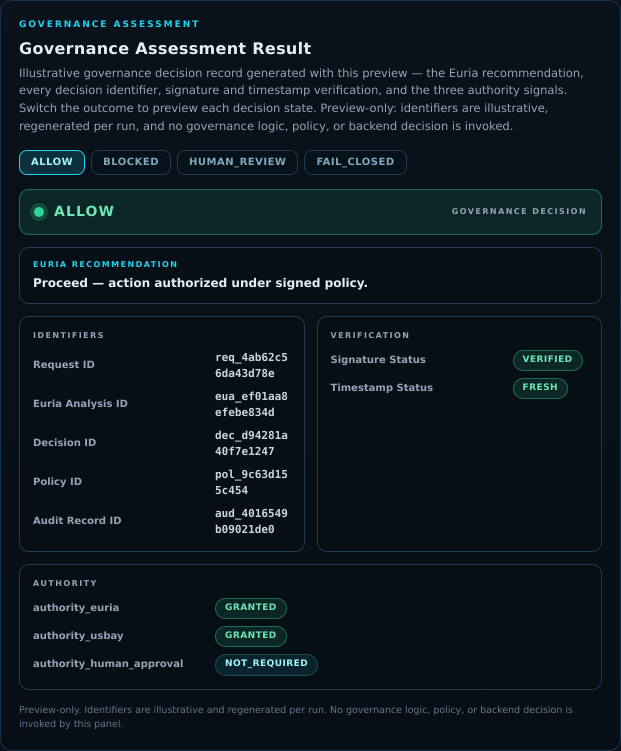
#> input picture evidence/journey_1_assessment.png, 1242 x 1502 px, found by its file name (shown at 1/2 size)
$ python _compose_journey.py
#> lines starting #> are read from the running program, lines starting #| are printed output that depends on the picture
import os
from PIL import Image, ImageDraw, ImageFont

OUT = "/home/runner/workspace/evidence"

STAGES = [
    ("journey_1_assessment.png", "1. ASSESSMENT", "Governance assessment result"),
    ("journey_2_license.png", "2. LICENSE", "Recommended license tier"),
    ("journey_3_pilot_wizard.png", "3. PILOT PLAN", "Governance pilot wizard"),
    ("journey_4_executive_report.png", "4. EXECUTIVE REPORT", "Executive governance report"),
    ("journey_5_pilot_request.png", "5. PILOT REQUEST", "Sealed, accountable requester"),
    ("journey_7_approved.png", "6. GOVERNANCE DECISION", "Approved \u2014 single threaded record"),
]

BG = (7, 12, 20)
PANEL = (12, 22, 36)
BORDER = (31, 58, 82)
CYAN = (34, 211, 238)
WHITE = (230, 237, 246)
GREY = (148, 163, 184)
ARROW = (45, 212, 191)

COL_W = 760          # rendered image width per stage
HEAD_H = 92          # header band per stage
GAP = 70             # gap (for arrow) between stages
PAD = 60             # outer padding
TITLE_H = 150


def font(sz, bold=True):
    try:
        return ImageFont.load_default(size=sz)
    except Exception:
        return ImageFont.load_default()


F_TITLE = font(46)
F_SUB = font(24, bold=False)
F_HEAD = font(30)
F_HSUB = font(20, bold=False)

# load + scale each stage image to COL_W
imgs = []
for fn, _, _ in STAGES:
    im = Image.open(os.path.join(OUT, fn)).convert("RGB")
#> im is the input picture: PIL image 1242x1502 RGB; mean R, G, B 13.5, 24.1, 31.7
    w, h = im.size
#> w = 1242; h = 1502
    nh = int(h * COL_W / w)
#> nh = 919
    imgs.append(im.resize((COL_W, nh), Image.LANCZOS))

col_total_h = max(HEAD_H + im.size[1] for im in imgs)
canvas_h = TITLE_H + col_total_h + PAD * 2
canvas_w = PAD * 2 + COL_W * len(imgs) + GAP * (len(imgs) - 1)

canvas = Image.new("RGB", (canvas_w, canvas_h), BG)
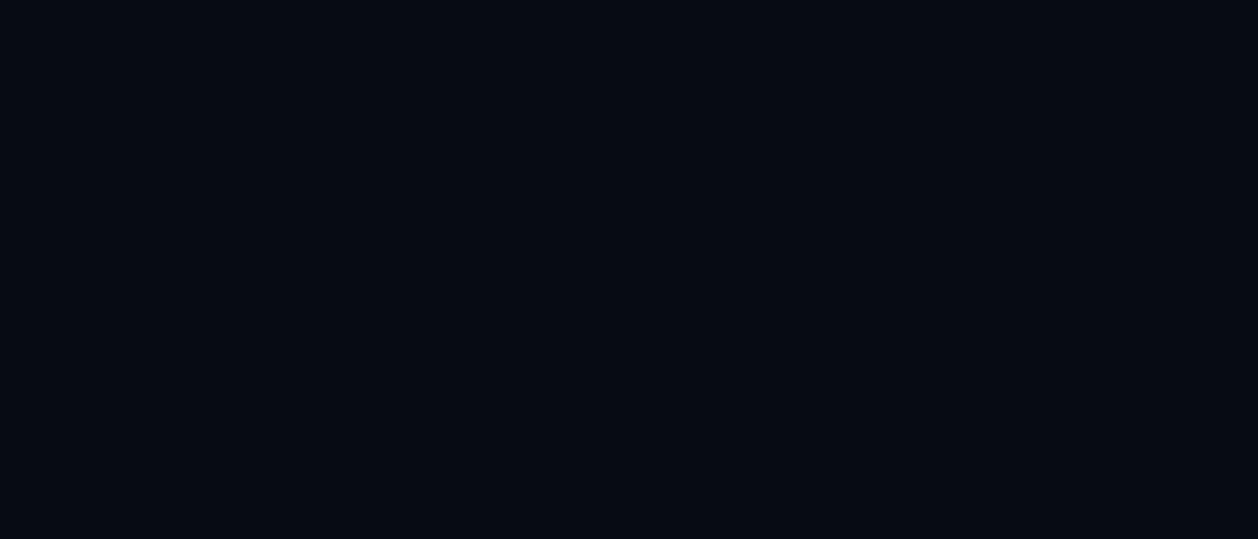
#> canvas: PIL image 5030x2156 RGB (shown at 1/4 size); mean R, G, B 7, 12, 20
d = ImageDraw.Draw(canvas)

# title
d.text((PAD, 44), "USBAY \u2014 Single Governance Journey", font=F_TITLE, fill=WHITE)
d.text((PAD, 100),
       "One continuous session: Assessment \u2192 License \u2192 Pilot Plan \u2192 Executive Report \u2192 Pilot Request \u2192 Governance Decision."
       "  Preview-only \u2014 nothing stored, transmitted, or persisted.",
       font=F_SUB, fill=GREY)

y0 = TITLE_H + PAD
for i, (im, (fn, head, sub)) in enumerate(zip(imgs, STAGES)):
    x = PAD + i * (COL_W + GAP)
    # header band
    d.rounded_rectangle([x, y0, x + COL_W, y0 + HEAD_H - 12], radius=10,
                        fill=PANEL, outline=BORDER, width=2)
    d.text((x + 18, y0 + 14), head, font=F_HEAD, fill=CYAN)
    d.text((x + 18, y0 + 52), sub, font=F_HSUB, fill=GREY)
    # image with border
    iy = y0 + HEAD_H
    canvas.paste(im, (x, iy))
    d.rectangle([x, iy, x + COL_W - 1, iy + im.size[1] - 1], outline=BORDER, width=2)
    # arrow to next
    if i < len(imgs) - 1:
        ax = x + COL_W + GAP // 2
        ay = y0 + HEAD_H + 120
        d.line([(ax - 22, ay), (ax + 14, ay)], fill=ARROW, width=6)
        d.polygon([(ax + 14, ay - 14), (ax + 34, ay), (ax + 14, ay + 14)], fill=ARROW)
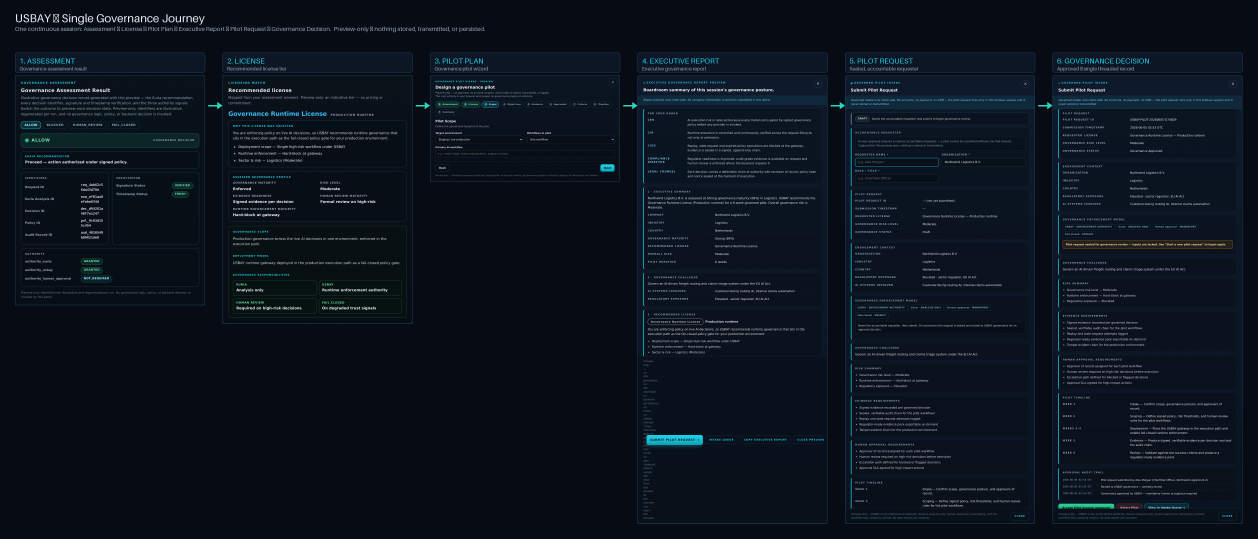
#> canvas: PIL image 5030x2156 RGB (shown at 1/4 size); mean R, G, B 11.8, 20.2, 30

out = os.path.join(OUT, "journey_map_single_journey.png")
canvas.save(out)
print("saved", out, canvas.size, os.path.getsize(out), "bytes")
#| saved /home/runner/workspace/evidence/journey_map_single_journey.png (5030, 2156) 2512092 bytes
